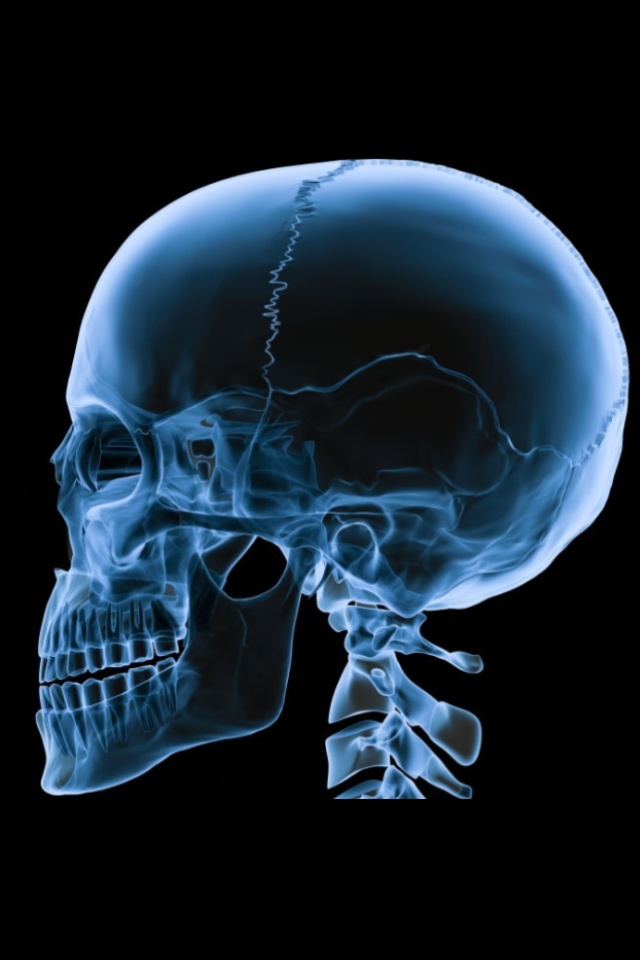
#> input picture P5/s2.jpg, 640 x 960 px
$ jupyter execute 2447137_P5.ipynb
#> lines starting #> are read from the running program, lines starting #| are printed output that depends on the picture
# Lab Exercise 05: Wavelet Transform for Medical Imaging

[cell 1]
# Import required libraries
import cv2
import numpy as np
import matplotlib.pyplot as plt
from matplotlib.gridspec import GridSpec
import pywt

[cell 2]
# Load and display the medical image
image = cv2.imread('s2.jpg', cv2.IMREAD_GRAYSCALE)
#> image: shape (960, 640); min 0, max 225, mean 34.4

plt.figure(figsize=(8, 6))
plt.imshow(image, cmap='gray')
plt.title('Original Medical Image (Neck X-ray)')
# plt.colorbar()
plt.axis('off')
plt.tight_layout()
plt.show()

print(f"Image shape: {image.shape}")
#| Image shape: (960, 640)

## 1 & 2: Perform Two-Level Wavelet Transform and Apply 2D DWT

### Part 1: Two‑Level 2D DWT — Subband Decomposition and Notation

- LL (Low‑Low): approximation component obtained by low‑pass filtering along rows and columns and downsampling — captures low‑frequency content (coarse structure).
- LH (Low‑High): low‑pass rows, high‑pass columns — emphasizes vertical spatial variations (horizontal edges in the image domain).
- HL (High‑Low): high‑pass rows, low‑pass columns — emphasizes horizontal spatial variations (vertical edges).
- HH (High‑High): high‑pass rows and columns — captures diagonal detail and high‑frequency texture.

## 3 & 4. Extract Frequency Bands and Decompose the image into the following frequency bands at both levels:
### Level 1 Bands and Level 2 Bands (decompose the LL1 band further):

[cell 3]
# Perform two-level wavelet decomposition using Haar wavelet
wavelet = 'haar'

# Level 1 decomposition
coeffs1 = pywt.dwt2(image, wavelet)
LL1, (LH1, HL1, HH1) = coeffs1

# Level 2 decomposition (on LL1)
coeffs2 = pywt.dwt2(LL1, wavelet)
LL2, (LH2, HL2, HH2) = coeffs2
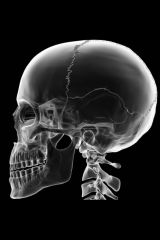
#> LL2: shape (240, 160) float64; min 0, max 884.8, mean 137.6; drawn with min black and max white
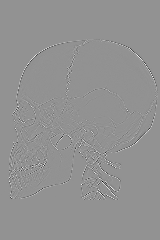
#> HH2: shape (240, 160) float64; min -142, max 105.8, mean 0; drawn with min black and max white

print("Level 1 - Band shapes:")
print(f"  LL1: {LL1.shape}, LH1: {LH1.shape}, HL1: {HL1.shape}, HH1: {HH1.shape}")
#|   LL1: (480, 320), LH1: (480, 320), HL1: (480, 320), HH1: (480, 320)
print("\nLevel 2 - Band shapes:")
print(f"  LL2: {LL2.shape}, LH2: {LH2.shape}, HL2: {HL2.shape}, HH2: {HH2.shape}")
#|   LL2: (240, 160), LH2: (240, 160), HL2: (240, 160), HH2: (240, 160)

## 5 & 6: Display and Analyze Sub-Bands from Level 1

[cell 4]
# Visualize Level 1 decomposition
fig = plt.figure(figsize=(12, 10))
gs = GridSpec(2, 2, figure=fig, hspace=0.3, wspace=0.3)

ax1 = fig.add_subplot(gs[0, 0])
ax1.imshow(LL1, cmap='gray')
ax1.set_title(f'LL1 (Approximation)\n{LL1.shape}')
ax1.axis('off')

ax2 = fig.add_subplot(gs[0, 1])
ax2.imshow(LH1, cmap='gray')
ax2.set_title(f'LH1 (Vertical Details)\n{LH1.shape}')
ax2.axis('off')

ax3 = fig.add_subplot(gs[1, 0])
ax3.imshow(HL1, cmap='gray')
ax3.set_title(f'HL1 (Horizontal Details)\n{HL1.shape}')
ax3.axis('off')

ax4 = fig.add_subplot(gs[1, 1])
ax4.imshow(HH1, cmap='gray')
ax4.set_title(f'HH1 (Diagonal Details)\n{HH1.shape}')
ax4.axis('off')

fig.suptitle('Level 1 Wavelet Decomposition', fontsize=14, fontweight='bold')
plt.show()

## Analysis: Level 1 Wavelet Sub-band Interpretation

Level 1 decomposition produces four sub-bands at 350×292 resolution:

**LL1** (approximation) retains most anatomical structures—bone morphology, vertebral outlines, serving as both diagnostic visualization and Level 2 input.

**LH1** (vertical details) isolates horizontal edges, emphasizing vertebral boundaries critical for detecting misalignment or fractures.

**HL1** (horizontal details) captures vertical gradients including spinal column and patterns essential for assessing compression or height loss.

**HH1** (diagonal details) contains high-frequency noise and fine texture with greater energy than Level 2, making it sensitive to small calcifications and subtle pathological markers. This level achieves optimal resolution-fidelity balance: preserving clinically essential fine detail while enabling directional edge detection and moderate sparsity for selective compression—requiring careful denoising thresholds to distinguish pathological features from noise.

##  5 & 6: Display and Analyze Sub-Bands from Level 2

[cell 5]
# Visualize Level 2 decomposition
fig = plt.figure(figsize=(12, 10))
gs = GridSpec(2, 2, figure=fig, hspace=0.3, wspace=0.3)

ax1 = fig.add_subplot(gs[0, 0])
ax1.imshow(LL2, cmap='gray')
ax1.set_title(f'LL2 (Approximation)\n{LL2.shape}')
ax1.axis('off')

ax2 = fig.add_subplot(gs[0, 1])
ax2.imshow(LH2, cmap='gray')
ax2.set_title(f'LH2 (Vertical Details)\n{LH2.shape}')
ax2.axis('off')

ax3 = fig.add_subplot(gs[1, 0])
ax3.imshow(HL2, cmap='gray')
ax3.set_title(f'HL2 (Horizontal Details)\n{HL2.shape}')
ax3.axis('off')

ax4 = fig.add_subplot(gs[1, 1])
ax4.imshow(HH2, cmap='gray')
ax4.set_title(f'HH2 (Diagonal Details)\n{HH2.shape}')
ax4.axis('off')

fig.suptitle('Level 2 Wavelet Decomposition', fontsize=14, fontweight='bold')
plt.show()

## Analysis: Level 2 Wavelet Sub-band Interpretation

Level 2 decomposition produces four sub-bands with distinct roles:

**LL2** undergoes 4× downsampling (16× area reduction), retaining only major skeletal structures while suppressing fine trabecular detail—suitable for coarse segmentation but losing diagnostic information.

**LH2** isolates horizontal edges at coarse scale, capturing major vertical boundaries like bone-soft tissue interfaces.

**HL2** reveals vertical gradients essential for spinal alignment assessment.

**HH2** shows diagonal components with reduced energy versus Level 1, demonstrating multi-scale noise suppression. This exemplifies the wavelet trade-off: Level 2 provides 16× compression and robust denoising ideal for hierarchical preprocessing, but sacrifices fine features (trabecular patterns, small calcifications) preserved in Level 1—making Level 2 optimal for coarse guidance while Level 1 retains clinically critical detail.

## 7 & 8: Resolution Variation Analysis — Compare Level 1 vs Level 2

### Resolution, Subsampling and Energy Distribution

### Observed Differences Between Level 1 and Level 2

**LL bands (Approximation):**
- LL1 retains most anatomical structures with size
- LL2 is further downsampled, showing only the coarsest skeletal outline

**Detail bands comparison:**
- LH1 vs LH2: Level 1 captures sharp horizontal edges , while Level 2 highlights only the strongest horizontal transitions at coarser scale
- HL1 vs HL2: Similar trend for vertical features; Level 2 suppresses finer vertical texture
- HH1 vs HH2: Level 1 diagonal details show fine texture and noise; Level 2 isolates only dominant diagonal structures

**Impact on subtle features:**
- Fine bone trabecular patterns visible in Level 1 detail bands are effectively smoothed out by Level 2
- Small calcifications or early pathological changes may be lost in Level 2 decomposition
- Trade-off: Level 2 provides better noise suppression but at the cost of diagnostic detail

This multi-resolution property is useful for hierarchical feature extraction: coarse anatomical segmentation from LL2, edge detection from Level 1 details.

## Part 2: Comparing Wavelet Bases — Criteria and Practical Tradeoffs

Wavelets tested in this notebook:

- Haar (db1): shortest support, one vanishing moment — fastest, but blocky for smooth regions.
- Daubechies (db4): longer support and more vanishing moments — better smooth approximation.
- Symlet (sym4): near‑symmetric variant of Daubechies with improved phase behavior.
- Coiflet (coif1): balanced moment conditions for both scaling and wavelet functions.
- Biorthogonal (bior3.5): linear phase synthesis/analysis filters — often preferred in image processing.

Evaluation metrics used:

- PSNR (Peak Signal‑to‑Noise Ratio) from MSE to quantify reconstruction fidelity.
- Energy in detail coefficients (sum of squares) as a proxy for retained high‑frequency information.
- Sparsity: percentage of near‑zero coefficients — informs compressibility and thresholding effectiveness.

[cell 6]
# Compare five different wavelets
wavelets = ['haar', 'db4', 'sym4', 'coif1', 'bior3.5']
results = {}

print("Wavelet Comparison Results:")
print("-" * 70)

for wv in wavelets:
    # Decompose and reconstruct
    coeffs = pywt.wavedec2(image, wv, level=2)
    reconstructed = pywt.waverec2(coeffs, wv)
    reconstructed = np.clip(reconstructed, 0, 255).astype(np.uint8)

    # Calculate metrics
    mse = np.mean((image - reconstructed) ** 2)
    psnr = 10 * np.log10(255**2 / mse) if mse > 0 else float('inf')

    # Energy in detail coefficients (sparsity measure)
    energy = sum([np.sum(d**2) for detail in coeffs[1:] for d in detail])

    # Sparsity: percentage of near-zero coefficients
    all_coeffs = np.concatenate([d.flatten() for detail in coeffs[1:] for d in detail])
    sparsity = np.sum(np.abs(all_coeffs) < 1) / len(all_coeffs) * 100

    results[wv] = {'PSNR': psnr, 'Energy': energy, 'MSE': mse, 'Sparsity': sparsity}
    print(f"{wv:8s} - PSNR: {psnr:.2f} dB, Energy: {energy:.2e}, Sparsity: {sparsity:.2f}%")
#> this loop made 5 passes
#> (mse, psnr, energy, sparsity) on passes 1 to 5: (0.00234, 74.44, 61938208.1, 74.6), (0.116, 57.48, 29275762.2, 83.96), (0.393, 52.19, 29488480.7, 84.29), (0.0598, 60.36, 36036179.1, 82.43), (0.121, 57.3, 43701604.6, 85.96)
#| haar     - PSNR: 74.44 dB, Energy: 6.19e+07, Sparsity: 74.60%
#| db4      - PSNR: 57.48 dB, Energy: 2.93e+07, Sparsity: 83.96%
#| sym4     - PSNR: 52.19 dB, Energy: 2.95e+07, Sparsity: 84.29%
#| coif1    - PSNR: 60.36 dB, Energy: 3.60e+07, Sparsity: 82.43%
#| bior3.5  - PSNR: 57.30 dB, Energy: 4.37e+07, Sparsity: 85.96%
#> after the loop, results = 5 items

# Find best wavelet (highest PSNR)
best = max(results.items(), key=lambda x: x[1]['PSNR'])
print("-" * 70)
print(f"Best wavelet: {best[0].upper()} (PSNR: {best[1]['PSNR']:.2f} dB)")
#| Best wavelet: HAAR (PSNR: 74.44 dB)
print(f"Reason: Highest PSNR indicates best reconstruction quality")

## Part 3: Maximum Decomposition Level — Theory and Practical Limitations

Implications:

- Too many levels cause LL to be extremely small and lose diagnostically relevant structure.
- Filter choice affects how many levels preserve meaningful approximations: longer filters reduce the available levels slightly because boundary extension consumes samples.

Visualization objective: compute `max_level` programmatically, and visualize LL at several levels to inspect how coarse approximations retain anatomical structure versus losing locality.

[cell 7]
# Calculate maximum decomposition level
max_level = pywt.dwt_max_level(min(image.shape), pywt.Wavelet('haar').dec_len)
#> max_level = 9
print(f"Image shape: {image.shape}")
#| Image shape: (960, 640)
print(f"Maximum decomposition level: {max_level}")
#| Maximum decomposition level: 9

# Visualize multiple levels
fig, axes = plt.subplots(1, 4, figsize=(16, 4))

for i, level in enumerate([1, 2, 3, max_level]):
    coeffs = pywt.wavedec2(image, 'haar', level=level)
    LL = coeffs[0]

    axes[i].imshow(LL, cmap='gray')
    axes[i].set_title(f'Level {level}\nSize: {LL.shape}')
    axes[i].axis('off')
#> this loop made 4 passes
#> LL on pass 4: [[17661.3, 26693.7], [15723.5, 4835.5]]

plt.suptitle(f'Approximation at Different Decomposition Levels (Max: {max_level})', fontsize=14)
plt.tight_layout()
plt.show()
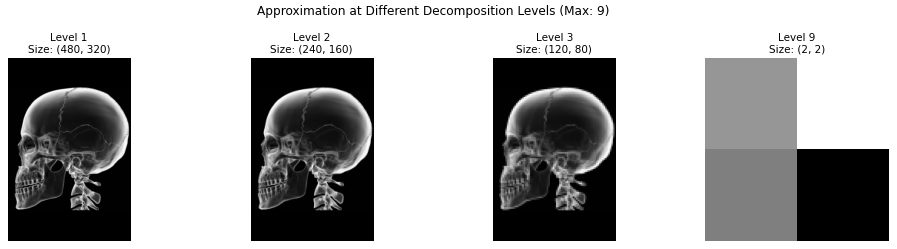
#> figure drawn by matplotlib, 4 panels

print(f"\nAt level {max_level}, approximation size: {coeffs[0].shape}")
#| At level 9, approximation size: (2, 2)

## Part 4: Wavelet vs Fourier — Time‑Frequency Localization and Practical Tradeoffs

When to use which:

- Wavelets: localized transients, edges, and multi‑scale feature extraction (medical imaging, denoising, compression).
- Fourier: stationary periodic textures and global frequency analysis (spectral estimation, periodic pattern detection).

In short: for images with localized features across scales (e.g., anatomical edges plus texture), wavelets are typically more informative and more amenable to sparse, compressible representations.

[cell 8]
# Compare Wavelet and Fourier representations
fig, axes = plt.subplots(2, 3, figsize=(15, 10))

# Original
axes[0, 0].imshow(image, cmap='gray')
axes[0, 0].set_title('Original Image')
axes[0, 0].axis('off')

# Wavelet decomposition visualization
coeffs = pywt.wavedec2(image, 'haar', level=3)
#> coeffs = 4 items
LL, (LH3, HL3, HH3), (LH2, HL2, HH2), (LH1, HL1, HH1) = coeffs
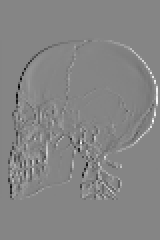
#> HL3: shape (120, 80) float64 (shown 2 times larger); min -746.6, max 683, mean 0.7; drawn with min black and max white
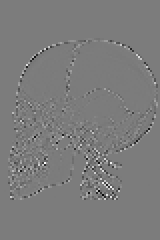
#> HH3: shape (120, 80) float64 (shown 2 times larger); min -293.1, max 308.9, mean 0; drawn with min black and max white

# Combine wavelet bands for visualization
wavelet_combined = np.hstack([
    np.vstack([LL, LH3]),
    np.vstack([HL3, HH3])
])
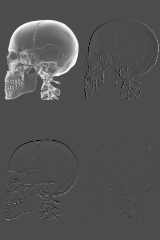
#> wavelet_combined: shape (240, 160) float64; min -746.6, max 1747.8, mean 69; drawn with min black and max white
axes[0, 1].imshow(wavelet_combined, cmap='gray')
axes[0, 1].set_title('Wavelet Transform (3 levels)')
axes[0, 1].axis('off')

# Fourier transform
fft = np.fft.fft2(image)
fft_shifted = np.fft.fftshift(fft)
magnitude = np.log(1 + np.abs(fft_shifted))
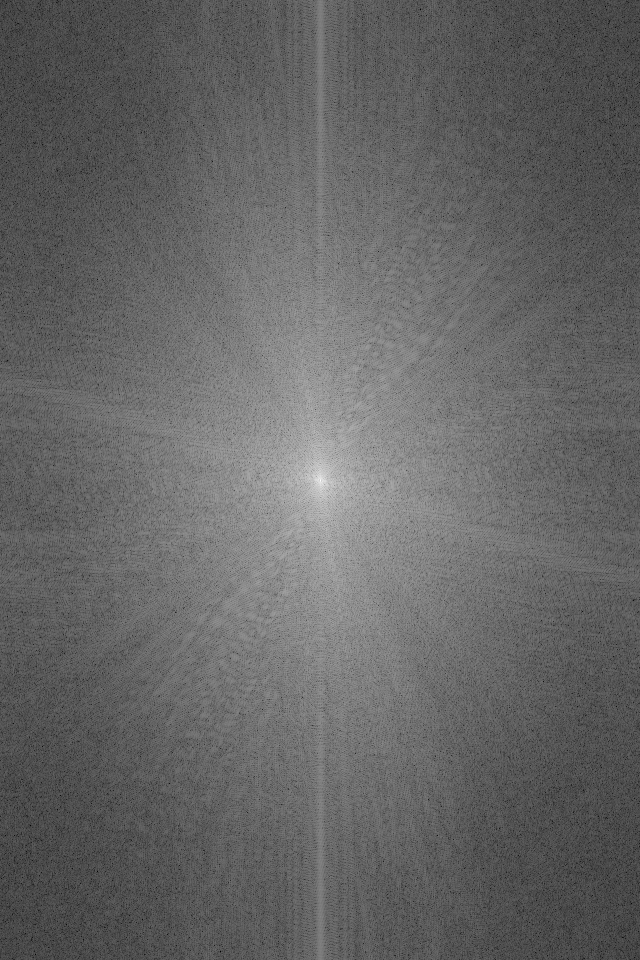
#> magnitude: shape (960, 640) float64; min 0.877, max 16.87, mean 7.24; drawn with min black and max white

axes[0, 2].imshow(magnitude, cmap='gray')
axes[0, 2].set_title('Fourier Transform')
axes[0, 2].axis('off')

# Reconstructions
reconstructed_wt = pywt.waverec2(coeffs, 'haar')
reconstructed_wt = np.clip(reconstructed_wt, 0, 255).astype(np.uint8)

reconstructed_ft = np.fft.ifft2(fft).real
reconstructed_ft = np.clip(reconstructed_ft, 0, 255).astype(np.uint8)

axes[1, 0].axis('off')

axes[1, 1].imshow(reconstructed_wt, cmap='gray')
axes[1, 1].set_title('Wavelet Reconstruction')
axes[1, 1].axis('off')

axes[1, 2].imshow(reconstructed_ft, cmap='gray')
axes[1, 2].set_title('Fourier Reconstruction')
axes[1, 2].axis('off')

plt.tight_layout()
plt.show()

print("Wavelet Transform: Preserves spatial + frequency information")
print("Fourier Transform: Only frequency information, no spatial localization")

## Part 5: Denoising, Threshold Selection and Smoothing

[cell 9]
# Add noise to image
noisy_image = image + np.random.normal(0, 20, image.shape)
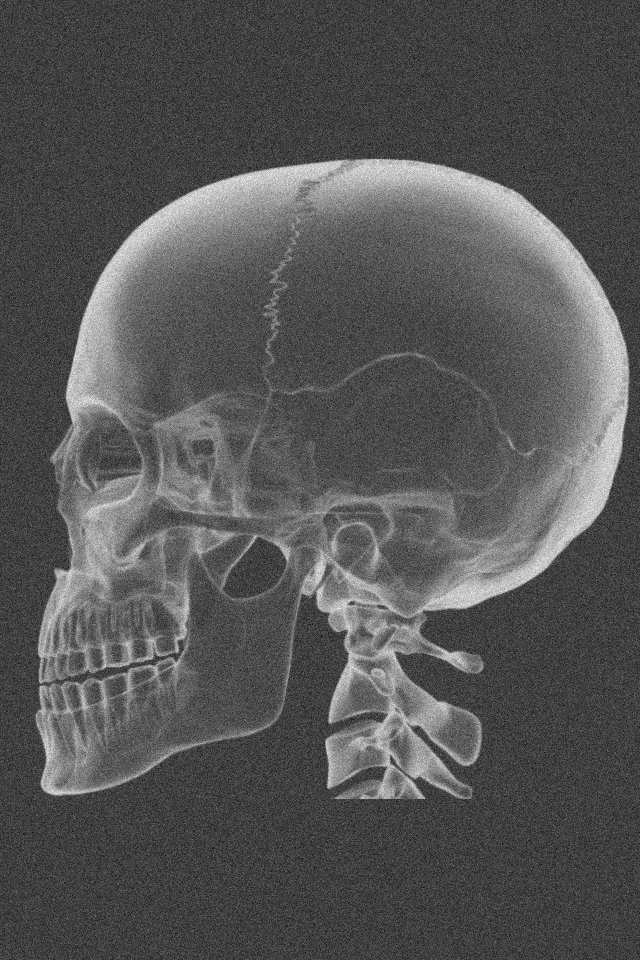
#> noisy_image: shape (960, 640) float64; min -99.05, max 296.3, mean 34.4; drawn with min black and max white
noisy_image = np.clip(noisy_image, 0, 255).astype(np.uint8)

# 1. Denoising: Threshold detail coefficients
coeffs = pywt.wavedec2(noisy_image, 'db4', level=3)
threshold = 30

# Zero out small coefficients in detail bands
coeffs_denoised = [coeffs[0]] + [
    tuple(pywt.threshold(d, threshold, mode='soft') for d in detail)
    for detail in coeffs[1:]
]
#> coeffs_denoised = 4 items

denoised = pywt.waverec2(coeffs_denoised, 'db4')
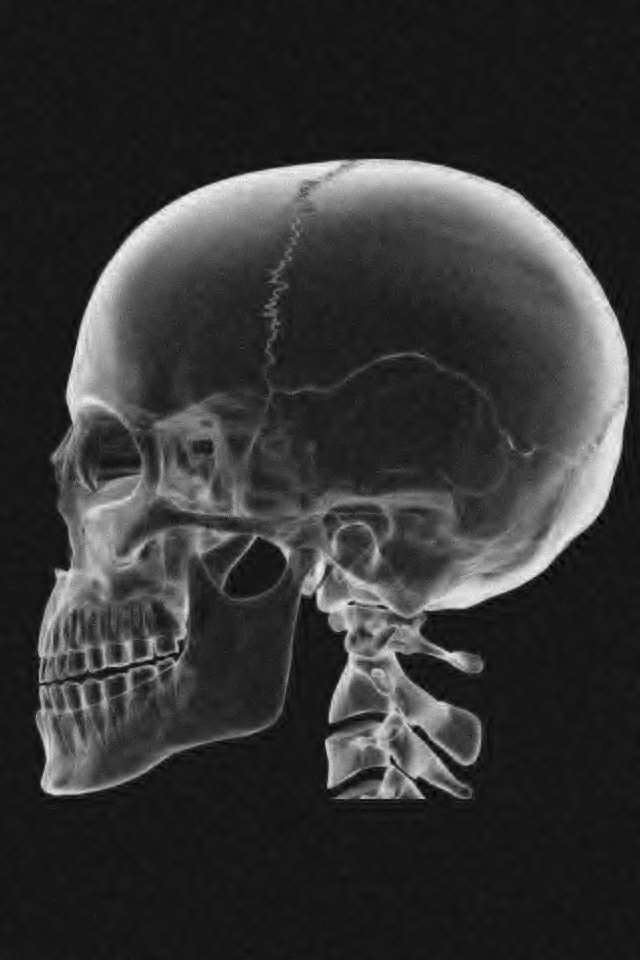
#> denoised: shape (960, 640) float64; min -16.23, max 249.2, mean 38.6; drawn with min black and max white
denoised = np.clip(denoised, 0, 255).astype(np.uint8)

# 2. Smoothing: Keep only approximation
coeffs_smooth = [coeffs[0]] + [
    tuple(np.zeros_like(d) for d in detail)
    for detail in coeffs[1:]
]
#> coeffs_smooth = 4 items

smoothed = pywt.waverec2(coeffs_smooth, 'db4')
smoothed = np.clip(smoothed, 0, 255).astype(np.uint8)
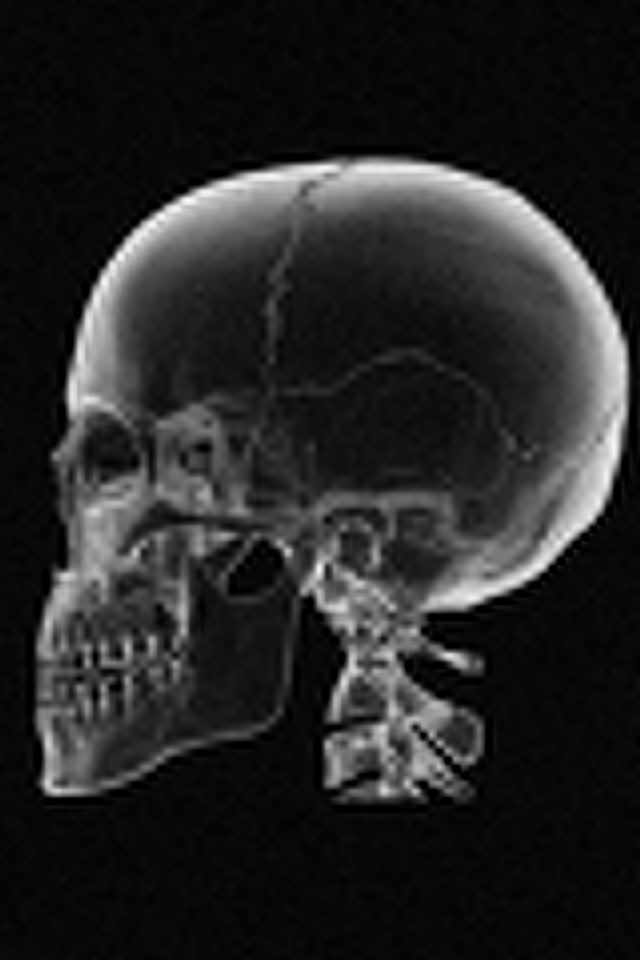
#> smoothed: shape (960, 640); min 0, max 253, mean 38.2

# Display results
fig, axes = plt.subplots(2, 2, figsize=(12, 10))

axes[0, 0].imshow(image, cmap='gray')
axes[0, 0].set_title('Original')
axes[0, 0].axis('off')

axes[0, 1].imshow(noisy_image, cmap='gray')
axes[0, 1].set_title('Noisy Image')
axes[0, 1].axis('off')

axes[1, 0].imshow(denoised, cmap='gray')
axes[1, 0].set_title('Denoised (Soft Thresholding)')
axes[1, 0].axis('off')

axes[1, 1].imshow(smoothed, cmap='gray')
axes[1, 1].set_title('Smoothed (Approximation Only)')
axes[1, 1].axis('off')

plt.tight_layout()
plt.show()

# Calculate PSNR
psnr_noisy = 10 * np.log10(255**2 / np.mean((image - noisy_image) ** 2))
#> psnr_noisy = 30.11
psnr_denoised = 10 * np.log10(255**2 / np.mean((image - denoised) ** 2))
#> psnr_denoised = 31.45

print(f"PSNR - Noisy: {psnr_noisy:.2f} dB")
#| PSNR - Noisy: 30.11 dB
print(f"PSNR - Denoised: {psnr_denoised:.2f} dB (improvement: {psnr_denoised - psnr_noisy:.2f} dB)")
#| PSNR - Denoised: 31.45 dB (improvement: 1.34 dB)
